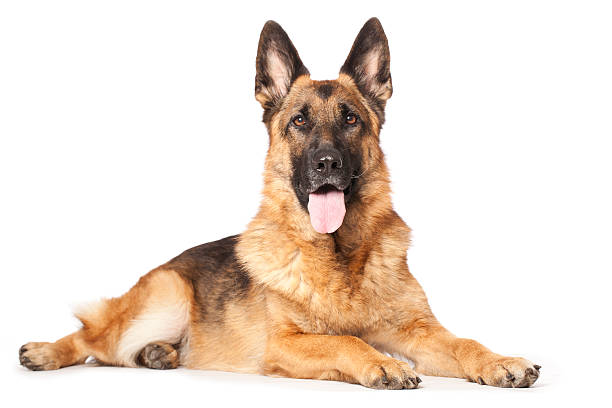
#> input picture Beginner Level/Task-4/dog.jpg, 612 x 408 px
$ jupyter execute 'Task 4 Image to Pencil Sketch with Python.ipynb'
#> lines starting #> are read from the running program, lines starting #| are printed output that depends on the picture
# **Data Science Intern at LetsGrowMore Virtual Internship Program (Nov-2021)**

# **Beginner Level Task 4 - Image to Pencil Sketch with Python**

# **Author - Kruti Solanki**

**Import the required libraries**

[cell 1]
import cv2
from matplotlib import pyplot as plt

**Read the image**

[cell 2]
image = cv2.imread('dog.jpg')
#> image is the input picture: shape (408, 612, 3); mean B, G, R 211.4, 222.5, 236.1
plt.figure(figsize=(10,10))
plt.imshow(cv2.cvtColor(image,cv2.COLOR_BGR2RGB),cmap='gray')
plt.show()

**Convert to gray scale**

[cell 3]
gray_image = cv2.cvtColor(image, cv2.COLOR_BGR2GRAY)
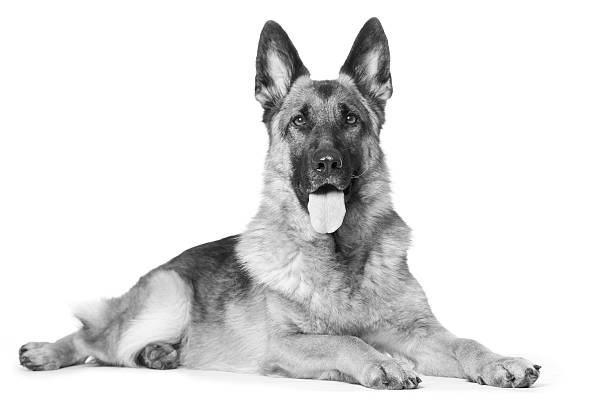
#> gray_image: shape (408, 612); min 0, max 255, mean 225.3
plt.figure(figsize=(10,10))
plt.imshow(gray_image,cmap='gray')
plt.show()

**Invert the grayscale image**

[cell 4]
inverted_image = 255 - gray_image
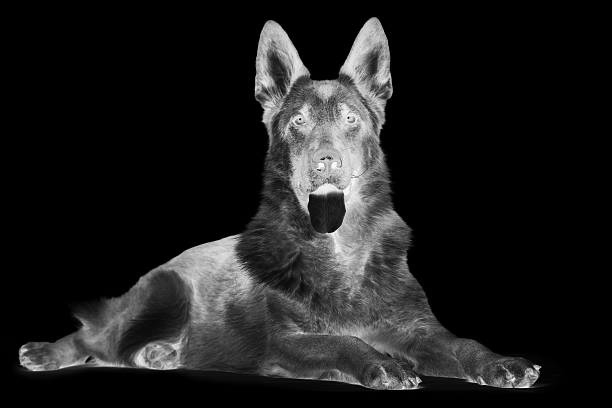
#> inverted_image: shape (408, 612); min 0, max 255, mean 29.7
plt.figure(figsize=(10,10))
plt.imshow(inverted_image,cmap='gray')
plt.show()

**Blur image using Gaussian Blur Function**

[cell 5]
blurred = cv2.GaussianBlur(inverted_image, (21, 21), 0)
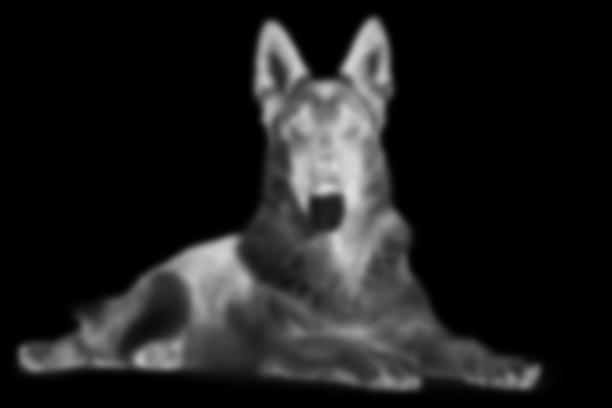
#> blurred: shape (408, 612); min 0, max 221, mean 29.7
plt.figure(figsize=(10,10))
plt.imshow(blurred,cmap='gray')
plt.show()

**Invert the blurred image**

[cell 6]
inverted_blurred = 255 - blurred
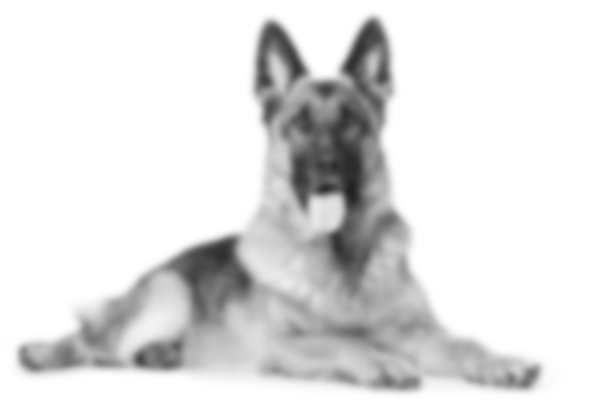
#> inverted_blurred: shape (408, 612); min 34, max 255, mean 225.3
pencil_sketch = cv2.divide(gray_image, inverted_blurred, scale=256.0)
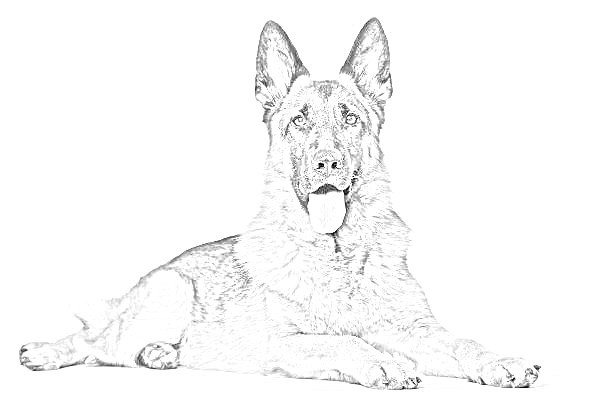
#> pencil_sketch: shape (408, 612); min 0, max 255, mean 249.6
